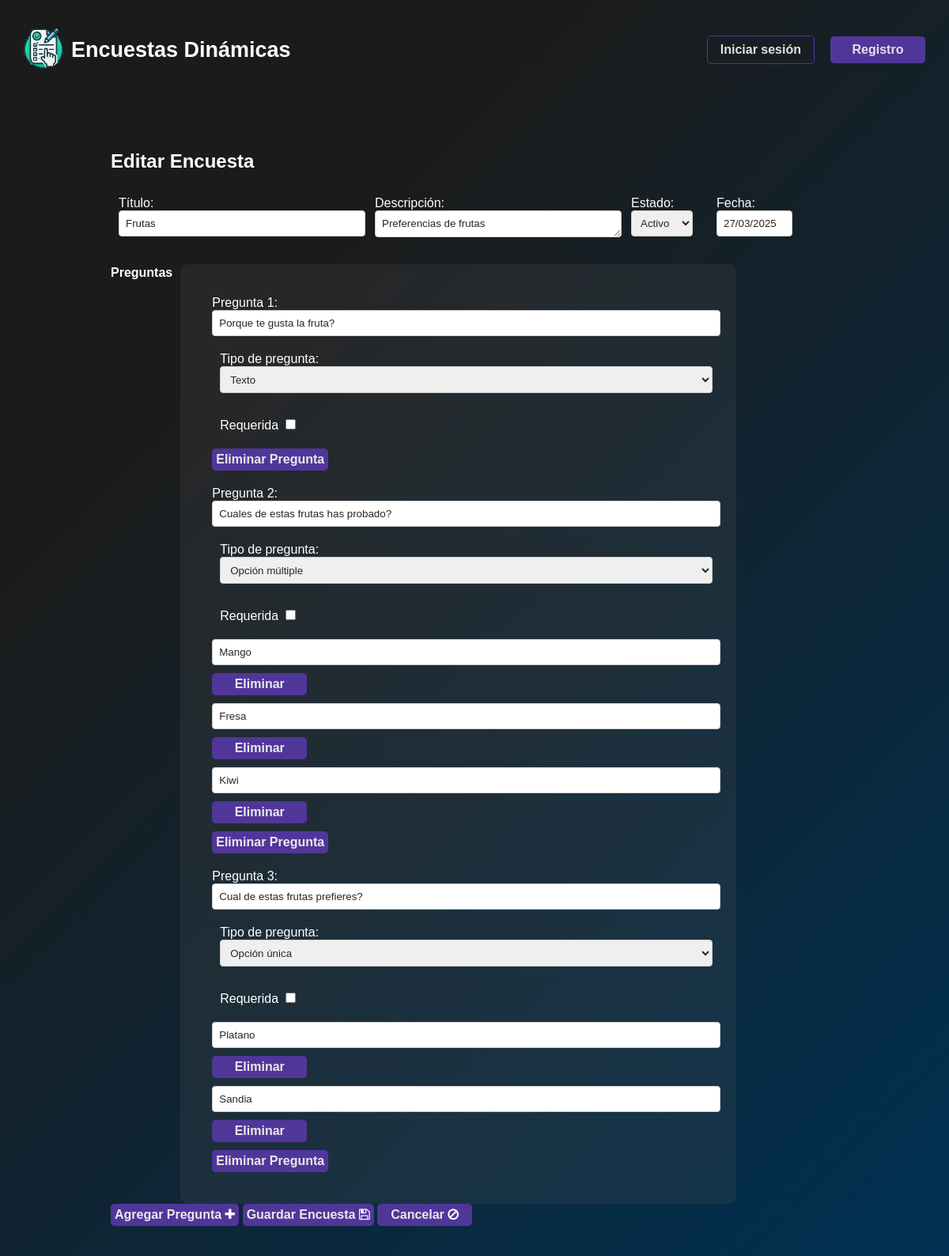
The app's page /editar.php?id=6 with its own data.
### tables this page shows
CREATE TABLE `enc_encuestasm` (
  `idencuesta` int(11) NOT NULL,
  `nombre` varchar(255) NOT NULL,
  `descripcion` varchar(255) NOT NULL,
  `idusuario` int(11) NOT NULL,
  `fecha` date NOT NULL,
  `activo` varchar(1) NOT NULL
);

CREATE TABLE `enc_pregunta` (
  `idpregunta` int(11) NOT NULL,
  `idencuesta` int(11) NOT NULL,
  `textopregunta` varchar(255) NOT NULL,
  `requerida` varchar(1) NOT NULL,
  `idtipopregunta` int(11) NOT NULL
);

CREATE TABLE `enc_opcion` (
  `idopciones` int(11) NOT NULL,
  `idpregunta` int(11) NOT NULL,
  `opcion` varchar(255) NOT NULL
);

### editar.php (the view, shortened to what this page needs)
<?php
require 'config/database.php';
if (isset($_GET['id'])) {
    $idEncuesta = $_GET['id'];
} else {
    echo "No se ha seleccionado ninguna encuesta.";
    exit;
}
$encuesta = [];
$preguntas = [];
if ($idEncuesta) {
    $sql = "SELECT * FROM enc_encuestasm WHERE idencuesta = :id";
    $stmt = $pdo->prepare($sql);
    $stmt->execute(['id' => $idEncuesta]);
    $encuesta = $stmt->fetch(PDO::FETCH_ASSOC);
    $sql_preguntas = "SELECT * FROM enc_pregunta WHERE idencuesta = :id";
    $stmt_preguntas = $pdo->prepare($sql_preguntas);
    $stmt_preguntas->execute(['id' => $idEncuesta]);
    $preguntas = $stmt_preguntas->fetchAll(PDO::FETCH_ASSOC);
    $nuevas_preguntas = [];
foreach ($preguntas as $pregunta) {
    $sql_opciones = "SELECT * FROM enc_opcion WHERE idpregunta = :idpregunta";
    $stmt_opciones = $pdo->prepare($sql_opciones);
    $stmt_opciones->execute(['idpregunta' => $pregunta['idpregunta']]);
    $opciones = $stmt_opciones->fetchAll(PDO::FETCH_ASSOC);
    if (in_array($pregunta['idtipopregunta'], ['3', '4'])) {
        $pregunta['opciones'] = $opciones ?: [];
    } else {
        $pregunta['opciones'] = [];
    }
    $nuevas_preguntas[] = $pregunta;
}
$preguntas = $nuevas_preguntas;
}
?>
<!DOCTYPE html>
<html lang="es">
<head>
    <link rel="stylesheet" href="<?php echo '/encuestas/assets/css/style.css'; ?>">
    <link rel="stylesheet" href="https://cdnjs.cloudflare.com/ajax/libs/font-awesome/4.7.0/css/font-awesome.min.css">
    <link rel="stylesheet" href="https://cdnjs.cloudflare.com/ajax/libs/bootstrap-datepicker/1.9.0/css/bootstrap-datepicker.min.css">
</head>
<body>
    <?php include __DIR__ . "/includes/header.php"; ?>
    <section class="container mt-5">
        <section class="card">
            <header class="card-header bg-primary text-white">
                <h2 class="card-title"><?php echo $idEncuesta ? 'Editar' : 'Agregar'; ?> Encuesta</h2>
            </header>
            <div class="card-body">
                <form action="guardar_encuesta.php" method="POST">
                    <div class="row">
                        <div class="form-group col-12 col-md-4">
                            <label>Título:</label>
                            <input type="text" name="titulo" class="form-control" value="<?php echo $encuesta['nombre'] ?? ''; ?>" required>
                        </div>
                        <div class="form-group col-12 col-md-4">
                            <label>Descripción:</label>
                            <textarea name="descripcion" class="form-control" required><?php echo $encuesta['descripcion'] ?? ''; ?></textarea>
                        </div>
                        <div class="form-group col-10 col-md-1">
                            <label>Estado:</label><br>
                            <select class="form-control1" name="estado">
                                <option value="S" <?php echo ($encuesta['activo'] ?? '') == 'S' ? 'selected' : ''; ?>>Activo</option>
                            </select>
                        </div>
                        <div class="form-group col-10 col-md-1">
                            <label>Fecha:</label><br>
                            <div class="input-group">
                                <input type="text" data-plugin-datepicker class="form-control" data-input-mask="31/12/9999" placeholder="DD/MM/AAAA" name="fecha" id="fecha" value="<?php echo date('d/m/Y', strtotime($encuesta['fecha'] ?? '')); ?>" readonly>
                            </div>
                        </div>
                    </div>
                    <div class="row">
                        <h4 class="mt-2">Preguntas</h4>
                        <div id="panelPreguntasContainer">
                            <?php foreach ($preguntas as $index => $pregunta): ?>
                                <div class="form-group mt-2">
                                    <label>Pregunta <?php echo $index + 1; ?>:</label>
                                    <div class="row">
                                        <input type="text" name="preguntas[<?php echo $index; ?>][titulo]" class="form-control" value="<?php echo $pregunta['textopregunta']; ?>" required>
                                        <div class="form-group col-md-10 mt-2">
                                            <label>Tipo de pregunta:</label>
                                            <select class="form-control" name="preguntas[<?php echo $index; ?>][tipo]" onchange="cambiarTipoPregunta(<?php echo $index; ?>, this.value)">
                                                <option value="1" <?php echo $pregunta['idtipopregunta'] == '1' ? 'selected' : ''; ?>>Texto</option>
                                                <option value="3" <?php echo $pregunta['idtipopregunta'] == '3' ? 'selected' : ''; ?>>Opción única</option>
                                                <option value="4" <?php echo $pregunta['idtipopregunta'] == '4' ? 'selected' : ''; ?>>Opción múltiple</option>
                                            </select>
                                        </div>
                                        <div class="form-group col-md-10 mt-2">
                                            <label>
                                                Requerida
                                                <input type="checkbox" name="preguntas[<?php echo $index; ?>][requerida]" value="1" <?php echo $pregunta['requerida'] ? 'checked' : ''; ?>>
                                            </label>
                                        </div>
                                    </div>
                                    <div id="opcionesPregunta<?php echo $index; ?>">
                                        <?php if (in_array($pregunta['idtipopregunta'], ['3', '4'])): ?>
                                            <?php foreach ($pregunta['opciones'] as $opcion): ?>
                                                <div class="opcion-item mt-2">
                                                    <input type="text" name="preguntas[<?php echo $index; ?>][opciones][]" class="form-control" value="<?php echo $opcion['opcion']; ?>">
                                                    <button type="button" class="btn btn-default" onclick="eliminarOpcion(this)">Eliminar</button>
                                                </div>
                                            <?php endforeach; ?>
                                        <?php endif; ?>
                                    </div>
                                    <button type="button" class="btn btn-danger btn-sm mt-2" onclick="this.parentNode.remove()">Eliminar Pregunta</button>
                                </div>
                            <?php endforeach; ?>
                        </div>
                    </div>
                    <div class="row">
                        <div class="col-12">
                            <button type="button" class="btn btn-success mt-3" onclick="agregarPreguntaPanel()">Agregar Pregunta <i class="fa fa-plus"></i></button>
                            <button type="submit" class="btn btn-primary">Guardar Encuesta <i class="fa fa-save"></i></button>
                            <button type="button" class="btn btn-default" onclick="window.location.href='welcome.php'">
                                Cancelar <i class="fa fa-ban"></i>
                            </button>
                        </div>
                    </div>
                </form>
            </div>
        </section>
    </section>
</body>
</html>

### assets/css/style.css (style rules this page uses)
* { font-family: 'Arial'; color: white; }
html, body { height: 100%; min-height: 100vh; margin: 0; padding: 0; background-color: #003153; background-image: linear-gradient(315deg, #003153 0%, #1B1B1B 74%); width: 100%; overflow-x: hidden; }
.container { width: 90%; max-width: 1200px; margin: auto; padding: 3%; }
input { color: rgb(39, 39, 39); }
.row::after { content: ""; display: table; clear: both; }
.form-group { width: 100%; padding: 10px; border-radius: 5px; }
.form-control { width: 100%; padding: 0.5rem; border: 1px solid #ccc; border-radius: 4px; }
.form-control1 { width: 100%; padding: 7px; border: 1px solid #ccc; border-radius: 4px; }
.row { display: flex; flex-wrap: wrap; gap: 10px; }
.col-12 { flex: 1 1 100%; padding-right: 1; }
@media screen and (min-width: 768px) { .col-md-4 { flex: 1 1 33.333%; } }
@media screen and (min-width: 768px) { .col-md-1 { flex: 1 1 8.333%; } }
#panelPreguntasContainer { margin-top: 20px; background-color: rgba(88, 88, 88, 0.2); border-radius: 10px; padding: 30px; }
.opcion-item { display: flex; flex-wrap: wrap; gap: 10px; margin-bottom: 10px; }
textarea { max-height: 16px; color: rgb(39, 39, 39); }
.input-group { max-height: 34px; }
button { color: rgb(233, 233, 233); font-weight: bold; font-size:16px; background-color: #51369A; border-radius: 5px; border: none; padding: 5px 5px; min-width: 120px; cursor: pointer; transition: all 0.3s ease 0s; }
select { max-height: 34px; color: rgb(39, 39, 39); }
option { color: rgb(39, 39, 39); }
.card { width: 80%; padding: 0.5rem 5rem; }

### records on screen
enc_encuestasm: titulo "Frutas", descripcion "Preferencias de frutas", estado "Activo", fecha "27/03/2025"
enc_pregunta: textopregunta "Porque te gusta la fruta?", idtipopregunta "Texto"
enc_pregunta: textopregunta "Cuales de estas frutas has probado?", idtipopregunta "Opción múltiple"
enc_opcion: opcion "Mango"
enc_opcion: opcion "Fresa"
enc_opcion: opcion "Kiwi"
enc_pregunta: textopregunta "Cual de estas frutas prefieres?", idtipopregunta "Opción única"
enc_opcion: opcion "Platano"
enc_opcion: opcion "Sandia"
